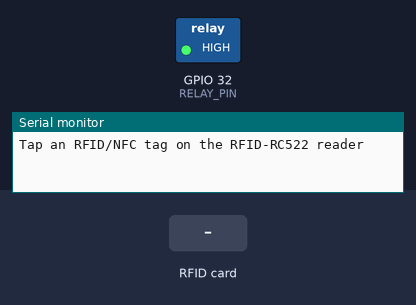
A sketch run on a simulated ESP32. On the bench: switched loads named in the sketch (green lamp = pin HIGH), the last lines printed to the serial monitor. The inputs (shaded band) are chosen by the test bench.

Above: at 1.2 s.
1.3 s: RFID card FF FF FF FF held to the reader
At 2.5 s:
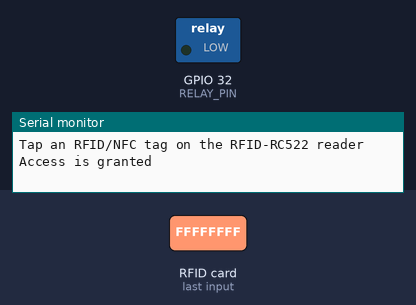
4.3 s: RFID card 5E 7A 19 C4 held to the reader
Timing chart, 0 to 7.3 s (numbered marks = the images above; inputs shaded):
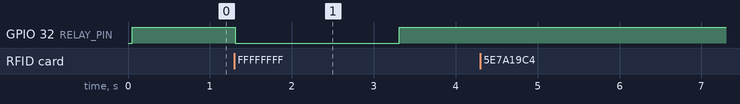

Measured:
- after the input at 1.3 s, GPIO 32 (RELAY_PIN): HIGH → LOW at once, → HIGH 2.0 s later

The sketch:

RFID_DOOR.ino
```cpp
/*
 * This ESP32 code is created by esp32io.com
 *
 * This ESP32 code is released in the public domain
 *
 * For more detail (instruction and wiring diagram), visit https://esp32io.com/tutorials/esp32-rfid-nfc-door-lock-system
 */

#include <SPI.h>
#include <MFRC522.h>

#define SS_PIN    5  // ESP32 pin GPIO5
#define RST_PIN   27 // ESP32 pin GPIO27
#define RELAY_PIN 32 // ESP32 pin GPIO32 connects to relay

MFRC522 rfid(SS_PIN, RST_PIN);

byte keyTagUID[4] = {0xFF, 0xFF, 0xFF, 0xFF};

void setup() {
  Serial.begin(9600);
  SPI.begin(); // init SPI bus
  rfid.PCD_Init(); // init MFRC522
  pinMode(RELAY_PIN, OUTPUT); // initialize pin as an output.
  digitalWrite(RELAY_PIN, HIGH); // lock the door

  Serial.println("Tap an RFID/NFC tag on the RFID-RC522 reader");
}

void loop() {
  if (rfid.PICC_IsNewCardPresent()) { // new tag is available
    if (rfid.PICC_ReadCardSerial()) { // NUID has been readed
      MFRC522::PICC_Type piccType = rfid.PICC_GetType(rfid.uid.sak);

      if (rfid.uid.uidByte[0] == keyTagUID[0] &&
          rfid.uid.uidByte[1] == keyTagUID[1] &&
          rfid.uid.uidByte[2] == keyTagUID[2] &&
          rfid.uid.uidByte[3] == keyTagUID[3] ) {
        Serial.println("Access is granted");
        digitalWrite(RELAY_PIN, LOW);  // unlock the door for 2 seconds
        delay(2000);
        digitalWrite(RELAY_PIN, HIGH); // lock the door
      }
      else
      {
        Serial.print("Access denied, UID:");
        for (int i = 0; i < rfid.uid.size; i++) {
          Serial.print(rfid.uid.uidByte[i] < 0x10 ? " 0" : " ");
          Serial.print(rfid.uid.uidByte[i], HEX);
        }
        Serial.println();
      }

      rfid.PICC_HaltA(); // halt PICC
      rfid.PCD_StopCrypto1(); // stop encryption on PCD
    }
  }
}
```
